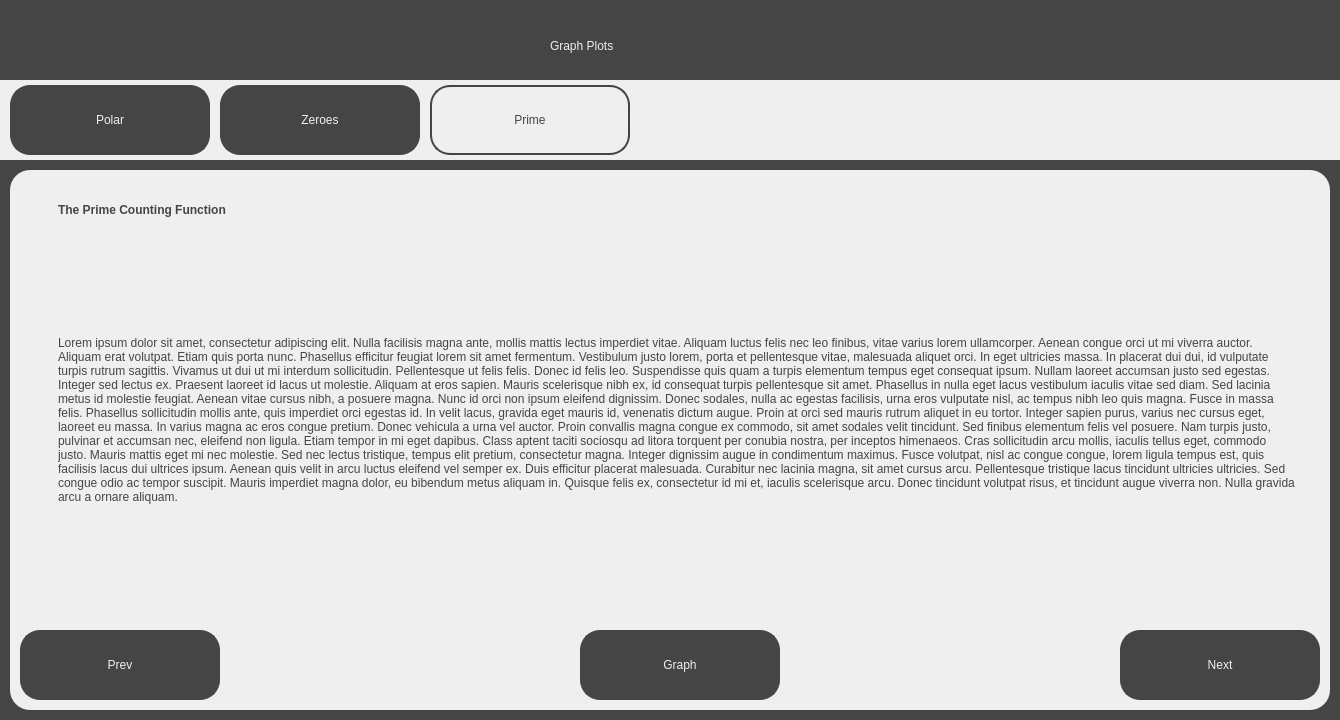
<?xml version="1.0" encoding="UTF-8"?>
<ui version="4.0">
 <class>PrimeCountingFunctionScreen</class>
 <widget class="QDialog" name="PrimeCountingFunctionScreen">
  <property name="geometry">
   <rect>
    <x>0</x>
    <y>0</y>
    <width>1340</width>
    <height>720</height>
   </rect>
  </property>
  <property name="windowTitle">
   <string>Visualising the Riemann Hypothesis - Investigation</string>
  </property>
  <property name="sizeGripEnabled">
   <bool>false</bool>
  </property>
  <widget class="QWidget" name="widget" native="true">
   <property name="geometry">
    <rect>
     <x>0</x>
     <y>0</y>
     <width>1340</width>
     <height>720</height>
    </rect>
   </property>
   <property name="styleSheet">
    <string notr="true">background-color: rgb(69, 69, 69);</string>
   </property>
   <widget class="QLabel" name="Title">
    <property name="geometry">
     <rect>
      <x>550</x>
      <y>20</y>
      <width>251</width>
      <height>51</height>
     </rect>
    </property>
    <property name="styleSheet">
     <string notr="true">font: 36pt &quot;Sans Serif&quot;; color:rgb(239, 239, 239)</string>
    </property>
    <property name="text">
     <string>Graph Plots</string>
    </property>
   </widget>
   <widget class="QWidget" name="TabBar" native="true">
    <property name="geometry">
     <rect>
      <x>0</x>
      <y>80</y>
      <width>1340</width>
      <height>80</height>
     </rect>
    </property>
    <property name="styleSheet">
     <string notr="true">background-color: rgb(239, 239, 239);</string>
    </property>
    <widget class="QPushButton" name="ZeroesTab">
     <property name="geometry">
      <rect>
       <x>220</x>
       <y>5</y>
       <width>200</width>
       <height>70</height>
      </rect>
     </property>
     <property name="cursor">
      <cursorShape>PointingHandCursor</cursorShape>
     </property>
     <property name="styleSheet">
      <string notr="true">border: 2px solid;
border-radius: 20px;
border-color:rgb(69, 69, 69);
background-color: rgb(69, 69, 69);
font: 36pt &quot;Sans Serif&quot;; color:rgb(239, 239, 239);
</string>
     </property>
     <property name="text">
      <string>Zeroes</string>
     </property>
    </widget>
    <widget class="QPushButton" name="PolarTab">
     <property name="geometry">
      <rect>
       <x>10</x>
       <y>5</y>
       <width>200</width>
       <height>70</height>
      </rect>
     </property>
     <property name="cursor">
      <cursorShape>PointingHandCursor</cursorShape>
     </property>
     <property name="styleSheet">
      <string notr="true">border: 2px solid;
border-radius: 20px;
border-color:rgb(69, 69, 69);
background-color: rgb(69, 69, 69);
font: 36pt &quot;Sans Serif&quot;; color:rgb(239, 239, 239);
</string>
     </property>
     <property name="text">
      <string>Polar</string>
     </property>
    </widget>
    <widget class="QPushButton" name="PrimeTab">
     <property name="geometry">
      <rect>
       <x>430</x>
       <y>5</y>
       <width>200</width>
       <height>70</height>
      </rect>
     </property>
     <property name="cursor">
      <cursorShape>PointingHandCursor</cursorShape>
     </property>
     <property name="styleSheet">
      <string notr="true">border: 2px solid;
border-radius: 20px;
border-color:rgb(69, 69, 69);
background-color: rgb(239, 239, 239);
font: 36pt &quot;Sans Serif&quot;; color:rgb(69, 69, 69);
</string>
     </property>
     <property name="text">
      <string>Prime</string>
     </property>
    </widget>
   </widget>
   <widget class="QWidget" name="MainWidget" native="true">
    <property name="geometry">
     <rect>
      <x>10</x>
      <y>170</y>
      <width>1320</width>
      <height>540</height>
     </rect>
    </property>
    <property name="styleSheet">
     <string notr="true">background-color: rgb(239, 239, 239);
border-radius: 20px;</string>
    </property>
    <widget class="QPushButton" name="PrevButton">
     <property name="geometry">
      <rect>
       <x>10</x>
       <y>460</y>
       <width>200</width>
       <height>70</height>
      </rect>
     </property>
     <property name="cursor">
      <cursorShape>PointingHandCursor</cursorShape>
     </property>
     <property name="styleSheet">
      <string notr="true">border: 2px solid;
border-radius: 20px;
border-color:rgb(69, 69, 69);
background-color: rgb(69, 69, 69);
font: 36pt &quot;Sans Serif&quot;; color:rgb(239, 239, 239);
</string>
     </property>
     <property name="text">
      <string>Prev</string>
     </property>
    </widget>
    <widget class="QPushButton" name="NextButton">
     <property name="geometry">
      <rect>
       <x>1110</x>
       <y>460</y>
       <width>200</width>
       <height>70</height>
      </rect>
     </property>
     <property name="cursor">
      <cursorShape>PointingHandCursor</cursorShape>
     </property>
     <property name="styleSheet">
      <string notr="true">border: 2px solid;
border-radius: 20px;
border-color:rgb(69, 69, 69);
background-color: rgb(69, 69, 69);
font: 36pt &quot;Sans Serif&quot;; color:rgb(239, 239, 239);
</string>
     </property>
     <property name="text">
      <string>Next</string>
     </property>
    </widget>
    <widget class="QPushButton" name="GraphButton">
     <property name="geometry">
      <rect>
       <x>570</x>
       <y>460</y>
       <width>200</width>
       <height>70</height>
      </rect>
     </property>
     <property name="cursor">
      <cursorShape>PointingHandCursor</cursorShape>
     </property>
     <property name="styleSheet">
      <string notr="true">border: 2px solid;
border-radius: 20px;
border-color:rgb(69, 69, 69);
background-color: rgb(69, 69, 69);
font: 36pt &quot;Sans Serif&quot;; color:rgb(239, 239, 239);
</string>
     </property>
     <property name="text">
      <string>Graph</string>
     </property>
    </widget>
    <widget class="QLabel" name="SubTitleText">
     <property name="geometry">
      <rect>
       <x>40</x>
       <y>20</y>
       <width>681</width>
       <height>41</height>
      </rect>
     </property>
     <property name="styleSheet">
      <string notr="true">font: 25pt &quot;Sans Serif&quot;; color:rgb(69, 69, 69);
background-color: rgb(239, 239, 239); padding: 5px;</string>
     </property>
     <property name="text">
      <string>&lt;html&gt;&lt;head/&gt;&lt;body&gt;&lt;p&gt;&lt;span style=&quot; font-weight:600;&quot;&gt;The Prime Counting Function&lt;/span&gt;&lt;/p&gt;&lt;/body&gt;&lt;/html&gt;</string>
     </property>
    </widget>
    <widget class="QLabel" name="MainText">
     <property name="geometry">
      <rect>
       <x>40</x>
       <y>80</y>
       <width>1251</width>
       <height>341</height>
      </rect>
     </property>
     <property name="styleSheet">
      <string notr="true">font: 13pt &quot;Sans Serif&quot;; color:rgb(69, 69, 69);
background-color: rgb(239, 239, 239); padding: 5px;</string>
     </property>
     <property name="text">
      <string>&lt;html&gt;&lt;head/&gt;&lt;body&gt;&lt;p&gt;Lorem ipsum dolor sit amet, consectetur adipiscing elit. Nulla facilisis magna ante, mollis mattis lectus imperdiet vitae. Aliquam luctus felis nec leo finibus, vitae varius lorem ullamcorper. Aenean congue orci ut mi viverra auctor. Aliquam erat volutpat. Etiam quis porta nunc. Phasellus efficitur feugiat lorem sit amet fermentum. Vestibulum justo lorem, porta et pellentesque vitae, malesuada aliquet orci. In eget ultricies massa. In placerat dui dui, id vulputate turpis rutrum sagittis. Vivamus ut dui ut mi interdum sollicitudin. Pellentesque ut felis felis. Donec id felis leo. Suspendisse quis quam a turpis elementum tempus eget consequat ipsum. Nullam laoreet accumsan justo sed egestas. Integer sed lectus ex. Praesent laoreet id lacus ut molestie. Aliquam at eros sapien. Mauris scelerisque nibh ex, id consequat turpis pellentesque sit amet. Phasellus in nulla eget lacus vestibulum iaculis vitae sed diam. Sed lacinia metus id molestie feugiat. Aenean vitae cursus nibh, a posuere magna. Nunc id orci non ipsum eleifend dignissim. Donec sodales, nulla ac egestas facilisis, urna eros vulputate nisl, ac tempus nibh leo quis magna. Fusce in massa felis. Phasellus sollicitudin mollis ante, quis imperdiet orci egestas id. In velit lacus, gravida eget mauris id, venenatis dictum augue. Proin at orci sed mauris rutrum aliquet in eu tortor. Integer sapien purus, varius nec cursus eget, laoreet eu massa. In varius magna ac eros congue pretium. Donec vehicula a urna vel auctor. Proin convallis magna congue ex commodo, sit amet sodales velit tincidunt. Sed finibus elementum felis vel posuere. Nam turpis justo, pulvinar et accumsan nec, eleifend non ligula. Etiam tempor in mi eget dapibus. Class aptent taciti sociosqu ad litora torquent per conubia nostra, per inceptos himenaeos. Cras sollicitudin arcu mollis, iaculis tellus eget, commodo justo. Mauris mattis eget mi nec molestie. Sed nec lectus tristique, tempus elit pretium, consectetur magna. Integer dignissim augue in condimentum maximus. Fusce volutpat, nisl ac congue congue, lorem ligula tempus est, quis facilisis lacus dui ultrices ipsum. Aenean quis velit in arcu luctus eleifend vel semper ex. Duis efficitur placerat malesuada. Curabitur nec lacinia magna, sit amet cursus arcu. Pellentesque tristique lacus tincidunt ultricies ultricies. Sed congue odio ac tempor suscipit. Mauris imperdiet magna dolor, eu bibendum metus aliquam in. Quisque felis ex, consectetur id mi et, iaculis scelerisque arcu. Donec tincidunt volutpat risus, et tincidunt augue viverra non. Nulla gravida arcu a ornare aliquam.&lt;/p&gt;&lt;/body&gt;&lt;/html&gt;</string>
     </property>
     <property name="wordWrap">
      <bool>true</bool>
     </property>
    </widget>
   </widget>
  </widget>
 </widget>
 <resources/>
 <connections/>
</ui>
